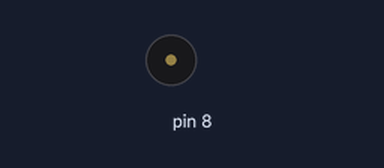
Recording of a sketch running on a simulated Arduino Uno, built with avr-gcc and run on an emulated ATmega328P. On the bench: buzzer (waves = sounding).

Above: at 0.4 s.
At 18.15 s:
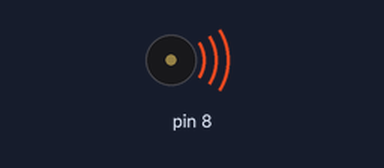
Timing chart, 0 to 18.6 s (numbered marks = the images above):
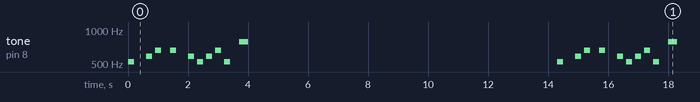

The sketch:

passiveBuzzer.ino
```cpp
//www.elegoo.com
//2016.12.08

#include "pitches.h"

// notes in the melody:
int melody[] = {
  NOTE_C5, NOTE_D5, NOTE_E5, NOTE_F5, NOTE_G5, NOTE_A5, NOTE_B5, NOTE_C6};

  int playNote = 200;

  int longDur = 600;
  int medDur = 500;
  int shortDur = 300;

void setup() {

}

void loop() {
  tone(8, melody[0], playNote);
  delay(longDur);
  tone(8, melody[1], playNote);
  delay(shortDur);
  tone(8, melody[2], playNote);
  delay(medDur);
  tone(8, melody[2], playNote);
  delay(longDur);

  tone(8, melody[1], playNote);
  delay(shortDur);
  tone(8, melody[0], playNote);
  delay(shortDur);
  tone(8, melody[1], playNote);
  delay(shortDur);
  tone(8, melody[2], playNote);
  delay(shortDur);
  tone(8, melody[0], playNote);
  delay(medDur);
  tone(8, melody[4], 300);
  delay(longDur);


  // for (int i = 0; i < 8; i++) {
  //   // pin8 output the voice, every scale is 0.5 sencond
  //   tone(8, melody[i], playNote);

  //   // Output the voice after several minutes
  //   delay(300);
  // }

  // restart after two seconds
  delay(10000);
}
```
